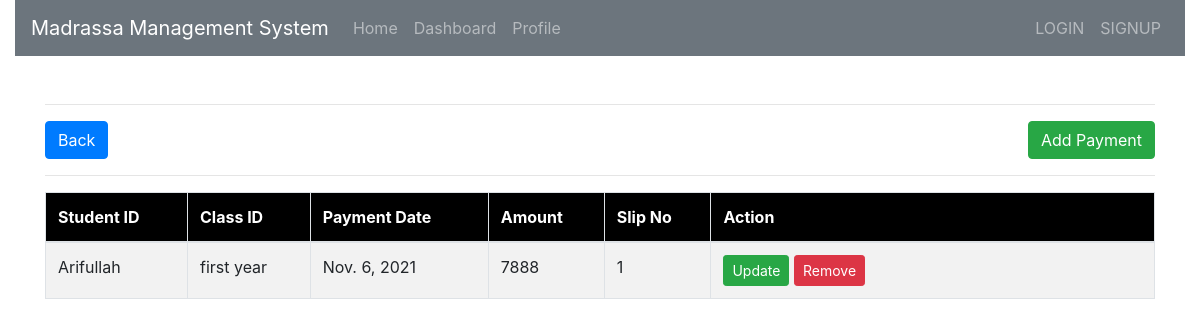
/student_payment_list/, run on the app's committed database.
### student/models.py (models this page shows)
class Student_payment(models.Model):
	student_id = models.ForeignKey(Student_information, on_delete=models.CASCADE)
	class_id = models.ForeignKey(Class_registration, on_delete=models.CASCADE)
	payment_date = models.DateField(null=True, blank=True)
	amount = models.IntegerField(null=True, blank=True)
	slip_no = models.IntegerField(unique=True, null=True, blank=True)

class Student_information(models.Model):
	CATEGORY = (
		('Pakistani', 'Pakistani'),
		('Indian', 'Indian'),
		('Other', 'Other'),
	)
	CATEGORY_2 = (
		('Active', 'Active'),
		('Inactive', 'Inactive'),
	)
	CATEGORY_22 = (
		('Male', 'Male'),
		('Female', 'Female'),
		('Shemale', 'Shemale'),
		('Other', 'Other'),
	)
	student_name = models.CharField(max_length=80)
	father_name = models.CharField(max_length=90, null=True, blank=True)
	gender = models.CharField(max_length=90, choices=CATEGORY_22)
	D_O_B = models.DateField()
	address = models.CharField(max_length=90, null=True, blank=True)
	admission_date = models.DateField(auto_now_add=True)
	nationality = models.CharField(max_length=20, choices=CATEGORY)
	registration_no = models.IntegerField(unique=True)
	cnic = models.IntegerField(unique=True)
	status = models.CharField(max_length=20,choices=CATEGORY_2)
	picture = models.ImageField(upload_to='media')
	def __str__(self):
		return self.student_name

class Class_registration(models.Model):
	class_name = models.CharField(max_length=120)
	admission_fee = models.IntegerField(null=True, blank=True)
	tution_fee = models.IntegerField(null=True, blank=True)
	extra_fine = models.IntegerField(null=True, blank=True)
	def __str__(self):
		return self.class_name

### student/views.py (the view)
# urls.py: path('student_payment_list/', views.student_payment_list, name='student_payment_list'),
def student_payment_list(request):
	get_payment_list=Student_payment.objects.all()
	data={'get_payment_list':get_payment_list}
	return render(request, 'student_templates/student_payment_list.html', data)

### templates/student_templates/student_payment_list.html
{% extends 'student_templates/basic_templates/links.html' %}
{% load static %}
{% block content %}
{% include 'student_templates/basic_templates/navbar.html' %}
	<div class="container mt-4">
		<hr>
		<a href="{% url 'student_home' %}" class="btn btn-primary">Back</a>
		<a href="{% url 'add_student_payment' %}" class="btn btn-success" style="float: right;">Add Payment</a>
		<hr>
	</div>
	<div class="container mt-3">
		<table class="table table-bordered table-striped table-hover">
			<tr>
				<thead style="background-color: black; color: white">
					<th>Student ID</th>
					<th>Class ID</th>
					<th>Payment Date</th>
					<th>Amount</th>
					<th>Slip No</th>
					<th style="width: 40%;">Action</th>
				</thead>
			</tr>
			<tbody>
				{% for i in get_payment_list %}
				<tr>
					<td>{{ i.student_id }}</td>
					<td>{{ i.class_id }}</td>
					<td>{{i.payment_date}}</td>
					<td>{{i.amount}}</td>
					<td>{{i.slip_no}}</td>
					<td>
						<a href="{% url 'update_payment' i.id %}" class="btn btn-success btn-sm">Update</a>
						<a href="{% url 'delete_payment' i.id %}" class="btn btn-danger btn-sm">Remove</a>
					</td>
				</tr>
				{% endfor %}
			</tbody>
		</table>
	</div>
{% endblock %}

### data on the page
Student_payment: student_id "Arifullah", class_id "first year", payment_date "Nov. 6, 2021", amount "7888", slip_no "1"
